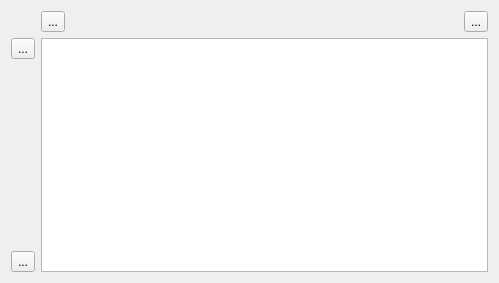
<?xml version="1.0" encoding="UTF-8"?>
<ui version="4.0">
 <class>BibleListWidget</class>
 <widget class="QWidget" name="BibleListWidget">
  <property name="geometry">
   <rect>
    <x>0</x>
    <y>0</y>
    <width>499</width>
    <height>283</height>
   </rect>
  </property>
  <property name="windowTitle">
   <string>Bible List</string>
  </property>
  <layout class="QGridLayout" name="gridLayout">
   <item row="0" column="1">
    <layout class="QHBoxLayout" name="horizontalLayout">
     <item>
      <widget class="QToolButton" name="toolButton_removeCol">
       <property name="text">
        <string>...</string>
       </property>
       <property name="icon">
        <iconset resource="../../../icons.qrc">
         <normaloff>:/icons/16x16/list-remove.png</normaloff>:/icons/16x16/list-remove.png</iconset>
       </property>
      </widget>
     </item>
     <item>
      <spacer name="horizontalSpacer">
       <property name="orientation">
        <enum>Qt::Horizontal</enum>
       </property>
       <property name="sizeHint" stdset="0">
        <size>
         <width>40</width>
         <height>20</height>
        </size>
       </property>
      </spacer>
     </item>
     <item>
      <widget class="QToolButton" name="toolButton_addCol">
       <property name="text">
        <string>...</string>
       </property>
       <property name="icon">
        <iconset resource="../../../icons.qrc">
         <normaloff>:/icons/16x16/list-add.png</normaloff>:/icons/16x16/list-add.png</iconset>
       </property>
      </widget>
     </item>
    </layout>
   </item>
   <item row="1" column="0">
    <layout class="QVBoxLayout" name="verticalLayout">
     <item>
      <widget class="QToolButton" name="toolButton_removeRow">
       <property name="text">
        <string>...</string>
       </property>
       <property name="icon">
        <iconset resource="../../../icons.qrc">
         <normaloff>:/icons/16x16/list-remove.png</normaloff>:/icons/16x16/list-remove.png</iconset>
       </property>
      </widget>
     </item>
     <item>
      <spacer name="verticalSpacer">
       <property name="orientation">
        <enum>Qt::Vertical</enum>
       </property>
       <property name="sizeHint" stdset="0">
        <size>
         <width>20</width>
         <height>40</height>
        </size>
       </property>
      </spacer>
     </item>
     <item>
      <widget class="QToolButton" name="toolButton_addRow">
       <property name="text">
        <string>...</string>
       </property>
       <property name="icon">
        <iconset resource="../../../icons.qrc">
         <normaloff>:/icons/16x16/list-add.png</normaloff>:/icons/16x16/list-add.png</iconset>
       </property>
      </widget>
     </item>
    </layout>
   </item>
   <item row="1" column="1">
    <widget class="QTableView" name="tableView"/>
   </item>
  </layout>
 </widget>
 <resources>
  <include location="../../../icons.qrc"/>
 </resources>
 <connections/>
</ui>
